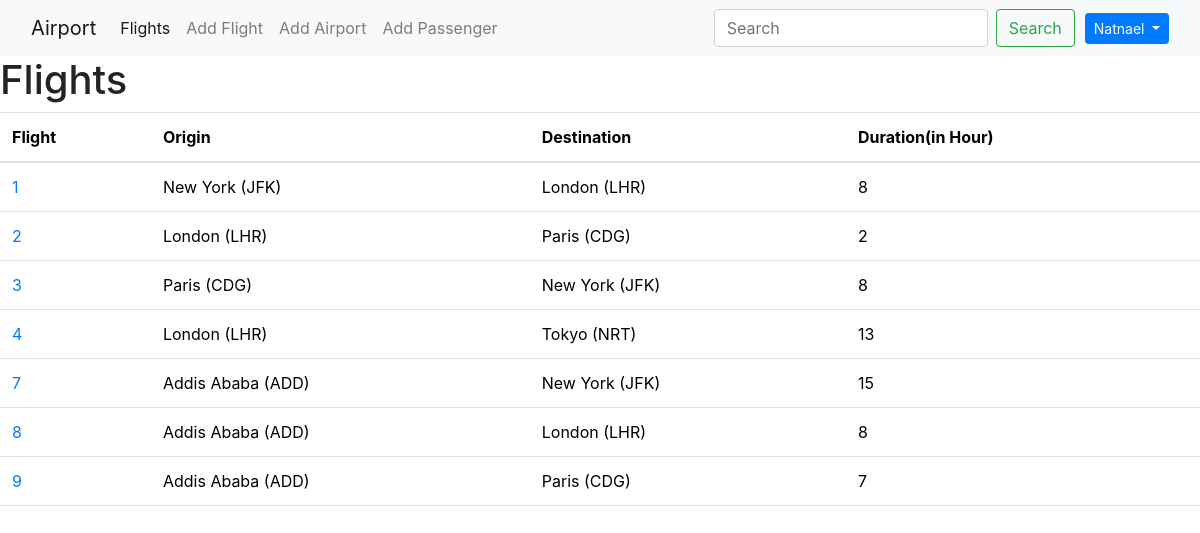
The page /flights/ (signed in) on the database its author committed.
### flights/models.py (models this page shows, shortened)
class Flight(models.Model):
    origin = models.ForeignKey(Airport , on_delete= models.CASCADE,related_name = "departures")
    destination = models.ForeignKey(Airport , on_delete= models.CASCADE,related_name = "arrivals")
    duration = models.IntegerField()

class Airport(models.Model):
    code = models.CharField(max_length = 3)
    city = models.CharField(max_length = 64)
    def __str__(self):
        return f"{self.city} ({self.code})"

### flights/views.py (the view)
# urls.py: path("",views.index, name="index"),
def index(request):
    if not request.user.is_authenticated:
        return HttpResponseRedirect(reverse('users:login'))
    return render(request, "flights/index.html", {
        "flights": Flight.objects.all()
    })

### flights/templates/flights/index.html
{% extends "flights/layout.html" %}
{% block body %}
    <h1>Flights</h1>
    <table class="table table-hover">
        <thead>
            <tr>
                <th scope="col">Flight</th>
                <th scope="col">Origin</th>
                <th scope="col">Destination</th>
                <th scope="col">Duration(in Hour)</th>
            </tr>
        </thead>
        <tbody>
        {% for flight in flights %}
            <tr>
                <td>
                    <a href="{% url 'flight:flight' flight.id %}">{{ flight.id }}</a>
                </td>
                <td>{{ flight.origin }}</td>
                <td>{{ flight.destination }}</td>
                <td>{{ flight.duration }}</td>
            </tr>
        {% endfor %}
        </tbody>
    </table>
{% endblock %}

### flights/templates/flights/layout.html (shortened to what this page needs)
<!DOCTYPE html>
<html lang="en">
    <head>
        <link href="https://cdn.jsdelivr.net/npm/bootstrap@5.3.3/dist/css/bootstrap.min.css" rel="stylesheet">
        <link rel="stylesheet" href="https://stackpath.bootstrapcdn.com/bootstrap/4.5.2/css/bootstrap.min.css">
    </head>
    <body>
          <nav class="navbar navbar-expand-lg navbar-light bg-light">
            <div class="container-fluid">
              <a class="navbar-brand" href="#">Airport</a>
              <div class="collapse navbar-collapse" id="navbarNavAltMarkup">
                <div class="navbar-nav">
                  <a class="nav-link active" aria-current="page" href="{% url 'flight:index' %}">Flights</a>
                  <a class="nav-link" href="{% url 'flight:add_flight'%}">Add Flight</a>
                  <a class="nav-link" href="{% url 'flight:add_airport'%}">Add Airport</a>
                  <a class="nav-link" href="{% url 'flight:add_passenger'%}">Add Passenger</a>
                </div>
              </div>
              <form class="d-flex" style="margin-right: 10px;">
                <input class="form-control me-2" type="search" placeholder="Search" aria-label="Search">
                <button class="btn btn-outline-success" type="submit">Search</button>
              </form>
              <div class="btn-group">
                <button class="btn btn-primary btn-sm dropdown-toggle" type="button" data-bs-toggle="dropdown" aria-expanded="false">
                    {{request.user.first_name}}
                </button>
            </div>
            </div>
          </nav>
        {% block body %}
        {% endblock %}
    </body>
</html>

### rows shown on the page
Flight: id "1", origin "New York (JFK)", destination "London (LHR)", duration "8"
Flight: id "2", origin "London (LHR)", destination "Paris (CDG)", duration "2"
Flight: id "3", origin "Paris (CDG)", destination "New York (JFK)", duration "8"
Flight: id "4", origin "London (LHR)", destination "Tokyo (NRT)", duration "13"
Flight: id "7", origin "Addis Ababa (ADD)", destination "New York (JFK)", duration "15"
Flight: id "8", origin "Addis Ababa (ADD)", destination "London (LHR)", duration "8"
Flight: id "9", origin "Addis Ababa (ADD)", destination "Paris (CDG)", duration "7"

### other values the page prints
{{ request.user.first_name }} "Natnael"
